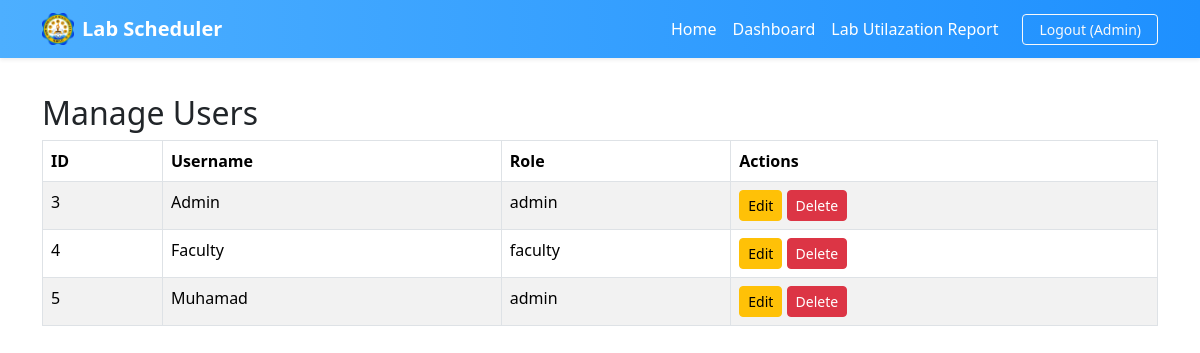
The page /auth/manage_users.php (signed in) on the database its author committed.
### tables this page shows
CREATE TABLE `users` (
  `id` int(11) NOT NULL,
  `username` varchar(100) NOT NULL,
  `password` varchar(255) NOT NULL,
  `role` enum('admin','faculty','student') NOT NULL DEFAULT 'faculty',
  `created_at` timestamp NOT NULL DEFAULT current_timestamp()
);

### auth/manage_users.php (the view, shortened to what this page needs)
<?php
include("../includes/db.php");
$result = $conn->query("SELECT id, username, role FROM users ORDER BY id");
?>
<!DOCTYPE html>
<html lang="en">
<head>
<link href="https://cdn.jsdelivr.net/npm/bootstrap@5.3.2/dist/css/bootstrap.min.css" rel="stylesheet">
</head>
<body>
<?php include("../includes/navbar.php"); ?>
<div class="container mt-4">
    <h2>Manage Users</h2>
    <table class="table table-bordered table-striped">
        <thead>
            <tr>
                <th>ID</th>
                <th>Username</th>
                <th>Role</th>
                <th>Actions</th>
            </tr>
        </thead>
        <tbody>
            <?php while ($row = $result->fetch_assoc()): ?>
            <tr>
                <td><?php echo $row['id']; ?></td>
                <td><?php echo htmlspecialchars($row['username']); ?></td>
                <td><?php echo $row['role']; ?></td>
                <td>
                    <a href="edit_user.php?id=<?php echo $row['id']; ?>" class="btn btn-sm btn-warning">Edit</a>
                    <a href="delete_user.php?id=<?php echo $row['id']; ?>" class="btn btn-sm btn-danger" onclick="return confirm('Are you sure?')">Delete</a>
                </td>
            </tr>
            <?php endwhile; ?>
        </tbody>
    </table>
</div>
</body>
</html>

### includes/navbar.php (style rules this page uses)
html, body { margin: 0; padding: 0; }
body { padding-top: 70px; }

### rows shown on the page
users: id "3", username "Admin", role "admin"
users: id "4", username "Faculty", role "faculty"
users: id "5", username "Muhamad", role "admin"

### other values the page prints
$username "Admin"
